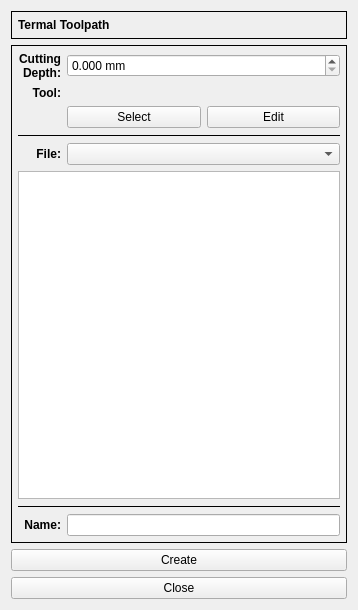
<?xml version="1.0" encoding="UTF-8"?>
<ui version="4.0">
 <class>TermalForm</class>
 <widget class="QWidget" name="TermalForm">
  <property name="geometry">
   <rect>
    <x>0</x>
    <y>0</y>
    <width>358</width>
    <height>610</height>
   </rect>
  </property>
  <property name="windowTitle">
   <string>Form</string>
  </property>
  <layout class="QVBoxLayout" name="verticalLayout">
   <item>
    <widget class="QFrame" name="frame">
     <property name="sizePolicy">
      <sizepolicy hsizetype="Preferred" vsizetype="Fixed">
       <horstretch>0</horstretch>
       <verstretch>0</verstretch>
      </sizepolicy>
     </property>
     <property name="frameShape">
      <enum>QFrame::Box</enum>
     </property>
     <property name="frameShadow">
      <enum>QFrame::Plain</enum>
     </property>
     <layout class="QVBoxLayout" name="verticalLayout_2">
      <property name="leftMargin">
       <number>6</number>
      </property>
      <property name="topMargin">
       <number>6</number>
      </property>
      <property name="rightMargin">
       <number>6</number>
      </property>
      <property name="bottomMargin">
       <number>6</number>
      </property>
      <item>
       <widget class="QLabel" name="label">
        <property name="font">
         <font>
          <weight>75</weight>
          <bold>true</bold>
         </font>
        </property>
        <property name="text">
         <string>Termal Toolpath</string>
        </property>
       </widget>
      </item>
     </layout>
    </widget>
   </item>
   <item>
    <widget class="QFrame" name="frame_2">
     <property name="frameShape">
      <enum>QFrame::Box</enum>
     </property>
     <property name="frameShadow">
      <enum>QFrame::Plain</enum>
     </property>
     <layout class="QGridLayout" name="gridLayout">
      <property name="leftMargin">
       <number>6</number>
      </property>
      <property name="topMargin">
       <number>6</number>
      </property>
      <property name="rightMargin">
       <number>6</number>
      </property>
      <property name="bottomMargin">
       <number>6</number>
      </property>
      <item row="6" column="0" colspan="3">
       <widget class="Line" name="line_2">
        <property name="frameShadow">
         <enum>QFrame::Plain</enum>
        </property>
        <property name="orientation">
         <enum>Qt::Horizontal</enum>
        </property>
       </widget>
      </item>
      <item row="3" column="0" colspan="3">
       <widget class="Line" name="line">
        <property name="frameShadow">
         <enum>QFrame::Plain</enum>
        </property>
        <property name="orientation">
         <enum>Qt::Horizontal</enum>
        </property>
       </widget>
      </item>
      <item row="8" column="2">
       <widget class="QLineEdit" name="leName"/>
      </item>
      <item row="1" column="0" colspan="2">
       <widget class="QLabel" name="label_3">
        <property name="font">
         <font>
          <weight>75</weight>
          <bold>true</bold>
         </font>
        </property>
        <property name="text">
         <string>Tool:</string>
        </property>
        <property name="alignment">
         <set>Qt::AlignRight|Qt::AlignTrailing|Qt::AlignVCenter</set>
        </property>
       </widget>
      </item>
      <item row="4" column="2">
       <widget class="QComboBox" name="cbxFile"/>
      </item>
      <item row="8" column="1">
       <widget class="QLabel" name="label_6">
        <property name="font">
         <font>
          <weight>75</weight>
          <bold>true</bold>
         </font>
        </property>
        <property name="text">
         <string>Name:</string>
        </property>
        <property name="alignment">
         <set>Qt::AlignRight|Qt::AlignTrailing|Qt::AlignVCenter</set>
        </property>
       </widget>
      </item>
      <item row="1" column="2">
       <widget class="QLabel" name="lblToolName">
        <property name="frameShape">
         <enum>QFrame::NoFrame</enum>
        </property>
        <property name="text">
         <string/>
        </property>
       </widget>
      </item>
      <item row="4" column="0" colspan="2">
       <widget class="QLabel" name="label_4">
        <property name="font">
         <font>
          <weight>75</weight>
          <bold>true</bold>
         </font>
        </property>
        <property name="text">
         <string>File:</string>
        </property>
        <property name="alignment">
         <set>Qt::AlignRight|Qt::AlignTrailing|Qt::AlignVCenter</set>
        </property>
       </widget>
      </item>
      <item row="2" column="2">
       <layout class="QHBoxLayout" name="horizontalLayout">
        <item>
         <widget class="QPushButton" name="pbSelect">
          <property name="text">
           <string>Select</string>
          </property>
         </widget>
        </item>
        <item>
         <widget class="QPushButton" name="pbEdit">
          <property name="text">
           <string>Edit</string>
          </property>
         </widget>
        </item>
       </layout>
      </item>
      <item row="5" column="0" colspan="3">
       <widget class="QTreeView" name="treeView">
        <property name="alternatingRowColors">
         <bool>true</bool>
        </property>
        <property name="selectionMode">
         <enum>QAbstractItemView::MultiSelection</enum>
        </property>
        <property name="selectionBehavior">
         <enum>QAbstractItemView::SelectRows</enum>
        </property>
       </widget>
      </item>
      <item row="0" column="2">
       <widget class="DoubleSpinBox" name="dsbxDepth">
        <property name="suffix">
         <string> mm</string>
        </property>
        <property name="decimals">
         <number>3</number>
        </property>
        <property name="maximum">
         <double>100.000000000000000</double>
        </property>
        <property name="singleStep">
         <double>0.100000000000000</double>
        </property>
       </widget>
      </item>
      <item row="0" column="0" colspan="2">
       <widget class="QLabel" name="label_2">
        <property name="sizePolicy">
         <sizepolicy hsizetype="Expanding" vsizetype="Preferred">
          <horstretch>0</horstretch>
          <verstretch>0</verstretch>
         </sizepolicy>
        </property>
        <property name="font">
         <font>
          <weight>75</weight>
          <bold>true</bold>
         </font>
        </property>
        <property name="text">
         <string>Cutting
Depth:</string>
        </property>
        <property name="alignment">
         <set>Qt::AlignRight|Qt::AlignTrailing|Qt::AlignVCenter</set>
        </property>
       </widget>
      </item>
     </layout>
    </widget>
   </item>
   <item>
    <widget class="QPushButton" name="pbCreate">
     <property name="text">
      <string>Create</string>
     </property>
    </widget>
   </item>
   <item>
    <widget class="QPushButton" name="pbClose">
     <property name="text">
      <string>Close</string>
     </property>
    </widget>
   </item>
  </layout>
 </widget>
 <customwidgets>
  <customwidget>
   <class>DoubleSpinBox</class>
   <extends>QDoubleSpinBox</extends>
   <header>doublespinbox.h</header>
  </customwidget>
 </customwidgets>
 <resources/>
 <connections/>
</ui>
